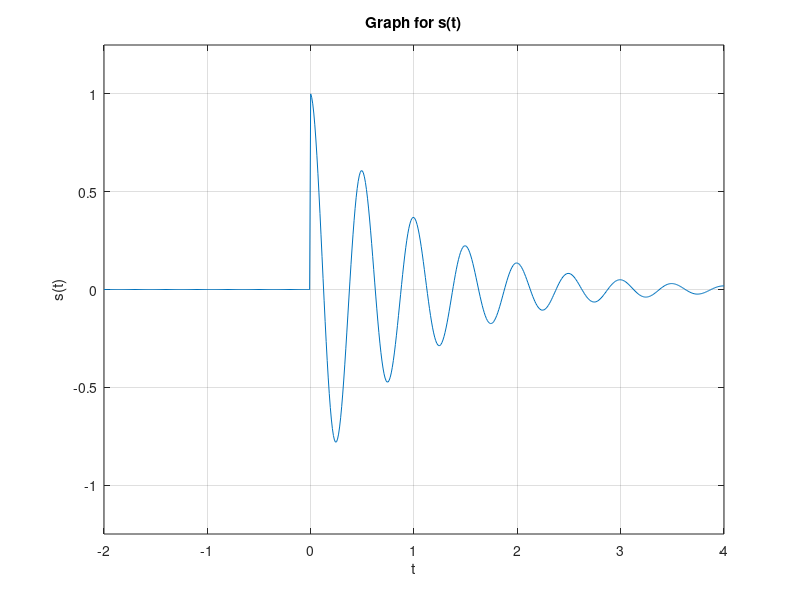

Recreate this plot in MATLAB.
u = @(t) 1.0.*(t>=0);
f = @(t) exp(-t).*cos(4*pi*t);
g = @(t) f(t).* u(t);
s = @(t) g(t+1);
t = (-2:0.01:4);                	%interval with 100 points per oscillation

plot(t,g(t)); %plots the function
xlabel('t'); %labels the x-axis
ylabel('s(t)'); %label for the y-axis
title ('Graph for s(t)')
grid; %shows as a grid
axis([-2 4 -1.25 1.25]); %The x-axis intervals
